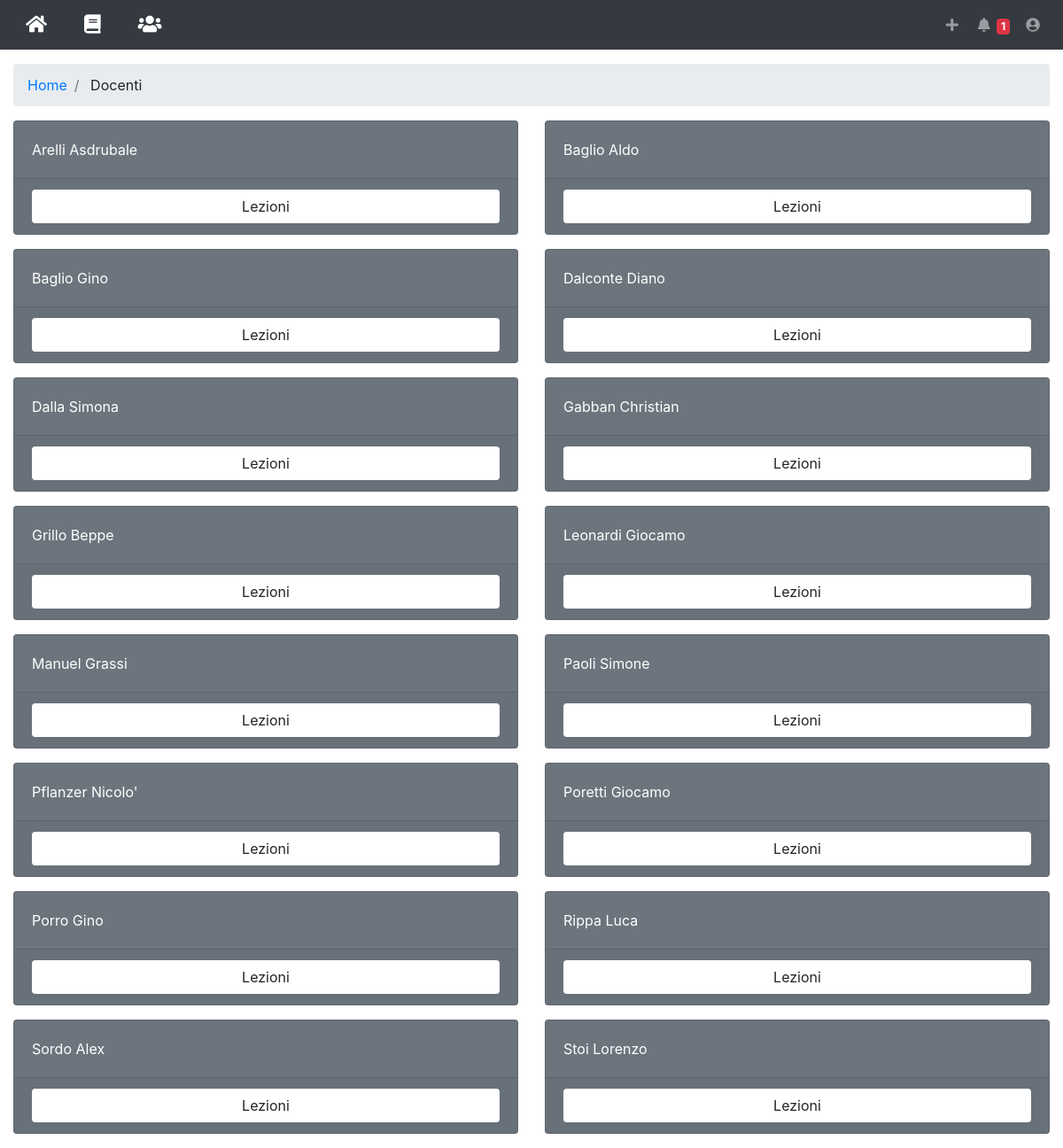
The app's page /docenti/index.php (signed in) with its own data.
### tables this page shows
CREATE TABLE `utenti` (
  `id` int(15) NOT NULL AUTO_INCREMENT,
  `email` varchar(100) NOT NULL,
  `password` varchar(40) NOT NULL,
  `nome` varchar(20) NOT NULL,
  `cognome` varchar(20) NOT NULL,
  `tipo` ENUM('studente', 'professore', 'admin') DEFAULT 'studente',
  `aiuti` BOOLEAN DEFAULT 1,
  `notifiche` BOOLEAN DEFAULT 1,
  PRIMARY KEY (`id`),
  UNIQUE KEY (`email`)
);

### src/connection.php (called while the page is built, shortened)
<?php
  function query($sql){
    $conn = new mysqli("localhost", "root", "", "appRendiamo");
    $tabella = array();
    $result = $conn->query($sql);
    if (isset($result->num_rows)){
      if ($result->num_rows == 0) {
        return $tabella;
      } else while($row = $result->fetch_assoc()){
        array_push($tabella, $row);
      }
      return $tabella;
    } else {
      $conn->close();
    }
  }
?>

### src/docenti/wrapper.php (the view, shortened to what this page needs)
<div class="container-fluid">
  <ol class="breadcrumb">
    <li class="breadcrumb-item">
      <a href="../home/">Home</a>
    </li>
    <li class="breadcrumb-item">
      Docenti
    </li>
  </ol>
  <?php $docenti = query("SELECT utenti.*, COUNT(lezioni.id) as count
                          FROM (
                            SELECT utenti.*, utentidiutenti.idUtente as preferito
                            FROM utenti
                            LEFT JOIN utentidiutenti
                              ON (
                                utentidiutenti.idUtente=utenti.id AND
                                utentidiutenti.idStudente=$idUtente
                              )
                            ) as utenti
                          LEFT JOIN lezioni
                            ON (
                              lezioni.idUtente=utenti.id
                            )
                            WHERE NOT utenti.tipo = 'studente'
                            GROUP BY utenti.id
                            ORDER BY utenti.cognome, utenti.nome
                          ") ?>
  <div class="row">
    <?php foreach ($docenti as $docente): ?>
    <div class="col-xl-6 col-md-6 col-sm-12">
      <div class="card text-white bg-secondary mb-3">
        <div class="card-body">
          <?php echo $docente['cognome']." ".$docente['nome'] ?>
        </div>
        <div class="card-footer">
          <div class="row">
            <div class="col">
              <button class="btn bg-white btn-block" onclick="window.location='../lezioni/?docente=<?php echo $docente['id'] ?>'">
                Lezioni</button>
            </div>
          </div>
        </div>
      </div>
    </div>
    <?php endforeach; ?>
  </div>
</div>

### src/docenti/index.php (shortened to what this page needs)
<!DOCTYPE html>
<html lang="en" dir="ltr">
  <head>
  </head>
  <body>
    <?php include '../nav.php' ?>
    <?php include 'wrapper.php' ?>
  </body>
</html>

### src/nav.php (shortened to what this page needs)
<?php include 'connection.php' ?>
<nav class="navbar navbar-expand navbar-dark bg-dark static-top mb-3">
  <button class="btn text-white" onclick="window.location='../home/'">
    <i class="fas fa-home fa-lg"></i>
  </button>
  <button class="btn text-white ml-3" onclick="window.location='../filtra/'">
    <i class="fas fa-book fa-lg"></i>
  </button>
  <button class="btn text-white ml-3" onclick="window.location='../docenti/'">
    <i class="fas fa-users fa-lg"></i>
  </button>
  <ul class="navbar-nav ml-auto">
    <?php if ($_SESSION['user_type'] != 'studente'): ?>
      <li class="nav-item dropdown no-arrow">
        <a class="nav-link" href="#" onclick="$('#dropdownNuovo').toggle()">
          <i class="fas fa-plus fa-fw"></i>
        </a>
      </li>
    <?php endif; ?>
    <li class="nav-item dropdown no-arrow">
      <a class="nav-link" href="#" onclick="$('#dropdownNotifiche').toggle()">
        <i class="fas fa-bell fa-fw"></i>
        <span class="badge badge-danger">1</span>
      </a>
    </li>
    <li class="nav-item dropdown no-arrow">
      <a class="nav-link" href="#" onclick="$('#dropdownProfilo').toggle()">
        <i class="fas fa-user-circle fa-fw"></i>
      </a>
    </li>
  </ul>
</nav>

### records on screen
utenti: cognome "Arelli", nome "Asdrubale"
utenti: cognome "Baglio", nome "Aldo"
utenti: cognome "Baglio", nome "Gino"
utenti: cognome "Dalconte", nome "Diano"
utenti: cognome "Dalla", nome "Simona"
utenti: cognome "Gabban", nome "Christian"
utenti: cognome "Grillo", nome "Beppe"
utenti: cognome "Leonardi", nome "Giocamo"
utenti: cognome "Manuel", nome "Grassi"
utenti: cognome "Paoli", nome "Simone"
utenti: cognome "Pflanzer", nome "Nicolo'"
utenti: cognome "Poretti", nome "Giocamo"
utenti: cognome "Porro", nome "Gino"
utenti: cognome "Rippa", nome "Luca"
utenti: cognome "Sordo", nome "Alex"
utenti: cognome "Stoi", nome "Lorenzo"
